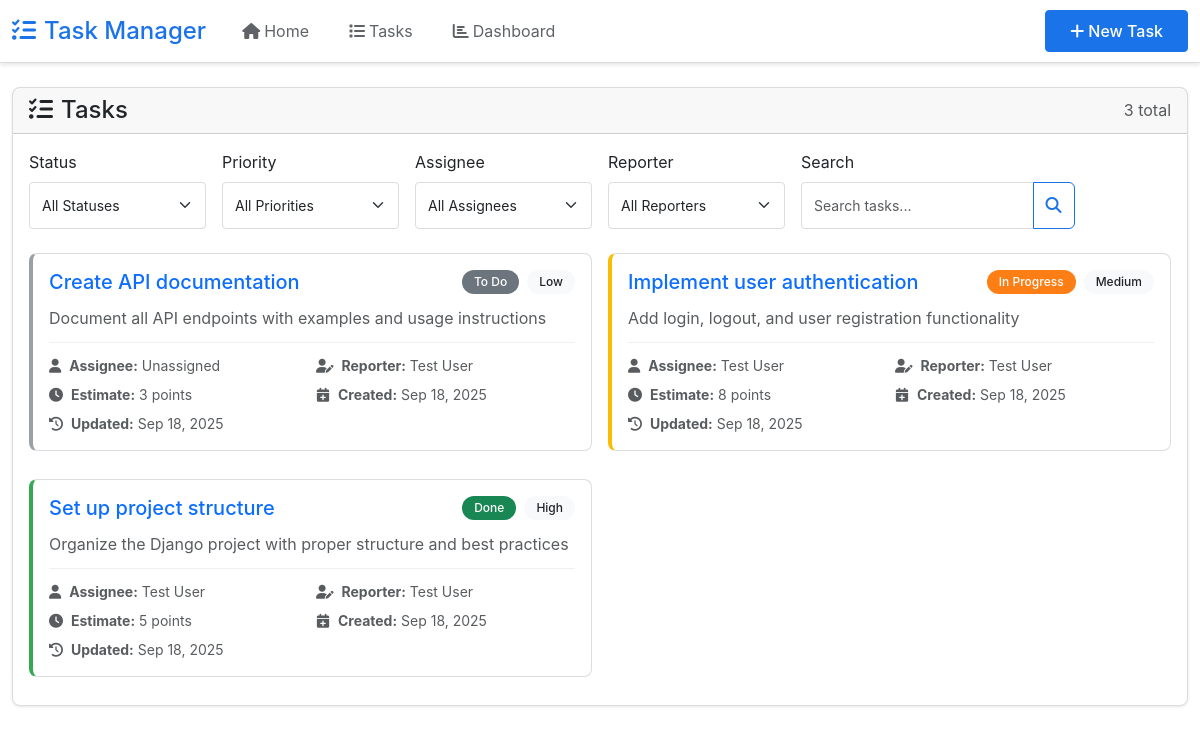
The page /tasks/ on the database as committed earlier.
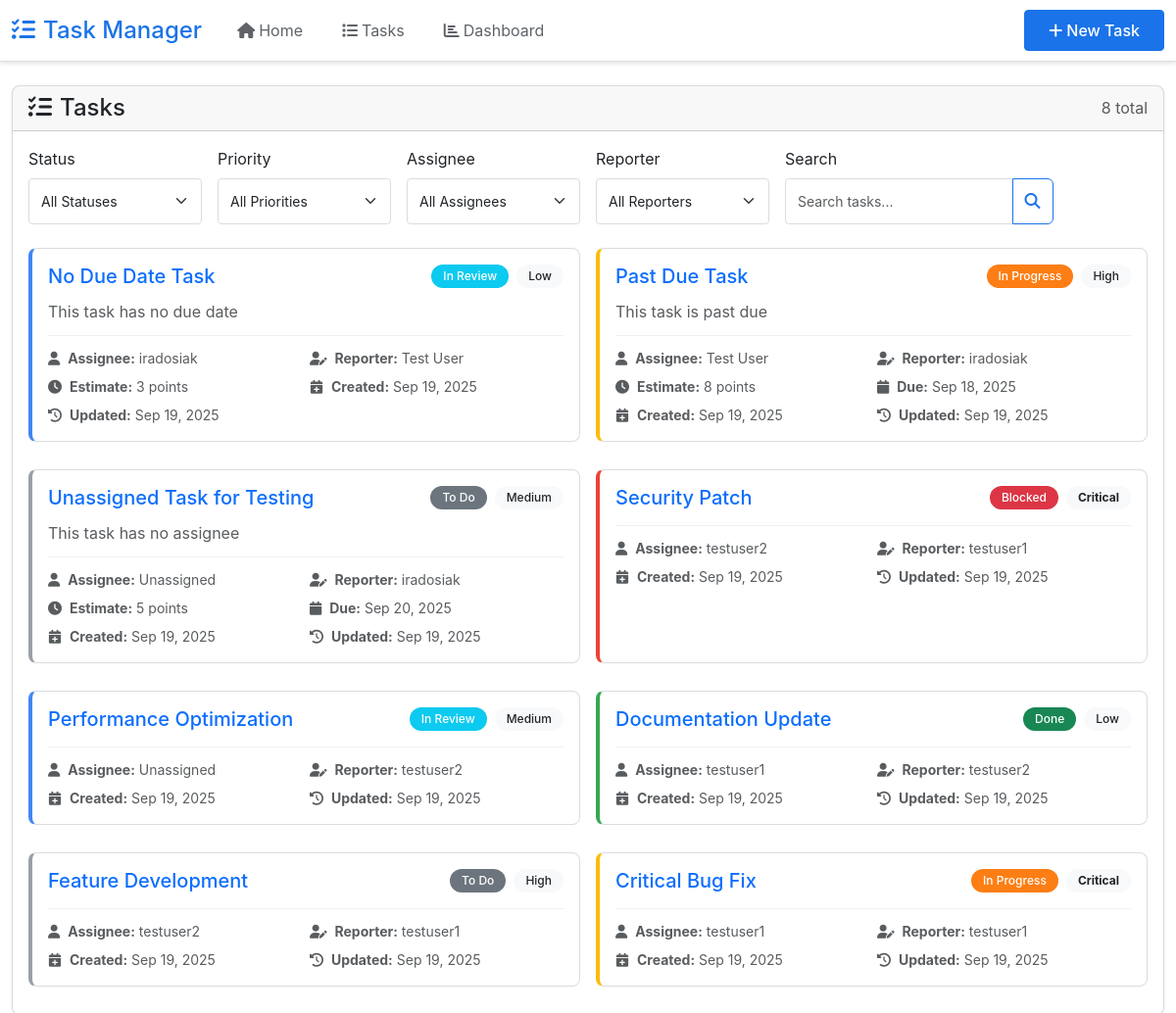
The same page on the database as committed later.
### tasks/models.py (models this page shows, shortened)
class Task(models.Model):
    STATUS_CHOICES = [
        ("todo", "To Do"),
        ("in_progress", "In Progress"),
        ("in_review", "In Review"),
        ("done", "Done"),
        ("blocked", "Blocked"),
    ]
    PRIORITY_CHOICES = [
        ("low", "Low"),
        ("medium", "Medium"),
        ("high", "High"),
        ("critical", "Critical"),
    ]
    title = models.CharField(max_length=200)
    description = models.TextField(blank=True)
    status = models.CharField(max_length=20, choices=STATUS_CHOICES, default="todo")
    priority = models.CharField(
        max_length=20, choices=PRIORITY_CHOICES, default="medium"
    )
    estimate = models.PositiveIntegerField(
        null=True, blank=True, help_text="Story points"
    )
    assignee = models.ForeignKey(
        User,
        on_delete=models.SET_NULL,
        null=True,
        blank=True,
        related_name="assigned_tasks",
    )
    reporter = models.ForeignKey(
        User, on_delete=models.CASCADE, related_name="reported_tasks"
    )
    created_at = models.DateTimeField(auto_now_add=True)
    updated_at = models.DateTimeField(auto_now=True)
    due_date = models.DateTimeField(null=True, blank=True)
    class Meta:
        ordering = ["-created_at"]

### tasks/views.py (the view)
# urls.py: path("", views.task_list, name="task-list"),
def task_list(request):
    tasks = Task.objects.select_related("assignee", "reporter").all()
    status_filter = request.GET.get("status")
    if status_filter:
        tasks = tasks.filter(status=status_filter)
    priority_filter = request.GET.get("priority")
    if priority_filter:
        tasks = tasks.filter(priority=priority_filter)
    assignee_filter = request.GET.get("assignee")
    if assignee_filter:
        if assignee_filter == "unassigned":
            tasks = tasks.filter(assignee__isnull=True)
        else:
            tasks = tasks.filter(assignee_id=assignee_filter)
    reporter_filter = request.GET.get("reporter")
    if reporter_filter:
        tasks = tasks.filter(reporter_id=reporter_filter)
    search = request.GET.get("search")
    if search:
        tasks = tasks.filter(
            models.Q(title__icontains=search) | models.Q(description__icontains=search)
        )
    paginator = Paginator(tasks, 12)
    page_number = request.GET.get("page")
    page_obj = paginator.get_page(page_number)
    users = User.objects.all().order_by("first_name", "last_name", "username")
    context = {
        "page_obj": page_obj,
        "tasks": page_obj,
        "users": users,
        "status_choices": Task.STATUS_CHOICES,
        "priority_choices": Task.PRIORITY_CHOICES,
        "current_status": status_filter,
        "current_priority": priority_filter,
        "current_assignee": assignee_filter,
        "current_reporter": reporter_filter,
        "current_search": search,
    }
    return render(request, "tasks/task_list.html", context)

### templates/tasks/task_list.html (shortened to what the changed rows need)
{% extends 'base.html' %}
{% block content %}
<div class="row">
    <div class="col-12">
        <div class="card">
            <div class="card-header d-flex justify-content-between align-items-center">
                <h4 class="mb-0">
                    <i class="fas fa-tasks me-2"></i>Tasks
                </h4>
                <span class="text-muted">{{ page_obj.paginator.count }} total</span>
            </div>
            <div class="card-body">
                <div class="task-grid">
                    {% for task in tasks %}
                    <div class="task-card status-{{ task.status }}" onclick="location.href='{% url 'tasks:task-detail' task.pk %}'">
                        <div class="d-flex justify-content-between align-items-start mb-2">
                            <h5 class="card-title mb-1">
                                <a href="{% url 'tasks:task-detail' task.pk %}" class="text-decoration-none">
                                    {{ task.title }}
                                </a>
                            </h5>
                            <div class="d-flex gap-2">
                                <span class="badge bg-{{ task.status }} text-white">{{ task.get_status_display }}</span>
                                <span class="badge bg-light text-dark priority-{{ task.priority }}">{{ task.get_priority_display }}</span>
                            </div>
                        </div>
                        {% if task.description %}
                        <p class="text-muted mb-2">{{ task.description|truncatewords:15 }}</p>
                        {% endif %}
                        <div class="task-meta">
                            <div class="row g-2 small text-muted">
                                <div class="col-6">
                                    <i class="fas fa-user me-1"></i>
                                    <strong>Assignee:</strong>
                                    {% if task.assignee %}{{ task.assignee.get_full_name|default:task.assignee.username }}{% else %}Unassigned{% endif %}
                                </div>
                                <div class="col-6">
                                    <i class="fas fa-user-edit me-1"></i>
                                    <strong>Reporter:</strong> {{ task.reporter.get_full_name|default:task.reporter.username }}
                                </div>
                                {% if task.estimate %}
                                <div class="col-6">
                                    <i class="fas fa-clock me-1"></i>
                                    <strong>Estimate:</strong> {{ task.estimate }} points
                                </div>
                                {% endif %}
                                {% if task.due_date %}
                                <div class="col-6">
                                    <i class="fas fa-calendar me-1"></i>
                                    <strong>Due:</strong> {{ task.due_date|date:"M d, Y" }}
                                </div>
                                {% endif %}
                                <div class="col-6">
                                    <i class="fas fa-calendar-plus me-1"></i>
                                    <strong>Created:</strong> {{ task.created_at|date:"M d, Y" }}
                                </div>
                                <div class="col-6">
                                    <i class="fas fa-history me-1"></i>
                                    <strong>Updated:</strong> {{ task.updated_at|date:"M d, Y" }}
                                </div>
                            </div>
                        </div>
                    </div>
                    {% endfor %}
                </div>
            </div>
        </div>
    </div>
</div>
{% endblock %}

Rows that differ between the two databases and show on the page:
removed Task: title "Create API documentation", status "To Do", priority "Low", description "Document all API endpoints with examples and usage instructions", shows "Unassigned", reporter.get_full_name "Test User", estimate "3", created_at "Sep 18, 2025", updated_at "Sep 18, 2025"
removed Task: title "Implement user authentication", status "In Progress", priority "Medium", description "Add login, logout, and user registration functionality", assignee.get_full_name "Test User", reporter.get_full_name "Test User", estimate "8", created_at "Sep 18, 2025", updated_at "Sep 18, 2025"
removed Task: title "Set up project structure", status "Done", priority "High", description "Organize the Django project with proper structure and best practices", assignee.get_full_name "Test User", reporter.get_full_name "Test User", estimate "5", created_at "Sep 18, 2025", updated_at "Sep 18, 2025"
added Task: title "No Due Date Task", status "In Review", priority "Low", description "This task has no due date", assignee.get_full_name "iradosiak", reporter.get_full_name "Test User", estimate "3", created_at "Sep 19, 2025", updated_at "Sep 19, 2025"
added Task: title "Past Due Task", status "In Progress", priority "High", description "This task is past due", assignee.get_full_name "Test User", reporter.get_full_name "iradosiak", estimate "8", due_date "Sep 18, 2025", created_at "Sep 19, 2025", updated_at "Sep 19, 2025"
added Task: title "Unassigned Task for Testing", status "To Do", priority "Medium", description "This task has no assignee", reporter.get_full_name "iradosiak", estimate "5", due_date "Sep 20, 2025", created_at "Sep 19, 2025", updated_at "Sep 19, 2025"
added Task: title "Security Patch", status "Blocked", priority "Critical", assignee.get_full_name "testuser2", reporter.get_full_name "testuser1", created_at "Sep 19, 2025", updated_at "Sep 19, 2025"
added Task: title "Performance Optimization", status "In Review", priority "Medium", shows "Unassigned", reporter.get_full_name "testuser2", created_at "Sep 19, 2025", updated_at "Sep 19, 2025"
added Task: title "Documentation Update", status "Done", priority "Low", assignee.get_full_name "testuser1", reporter.get_full_name "testuser2", created_at "Sep 19, 2025", updated_at "Sep 19, 2025"
added Task: title "Feature Development", status "To Do", priority "High", assignee.get_full_name "testuser2", reporter.get_full_name "testuser1", created_at "Sep 19, 2025", updated_at "Sep 19, 2025"
added Task: title "Critical Bug Fix", status "In Progress", priority "Critical", assignee.get_full_name "testuser1", reporter.get_full_name "testuser1", created_at "Sep 19, 2025", updated_at "Sep 19, 2025"
Other text that changed with them:
{{ page_obj.paginator.count }}: "3" → "8"
